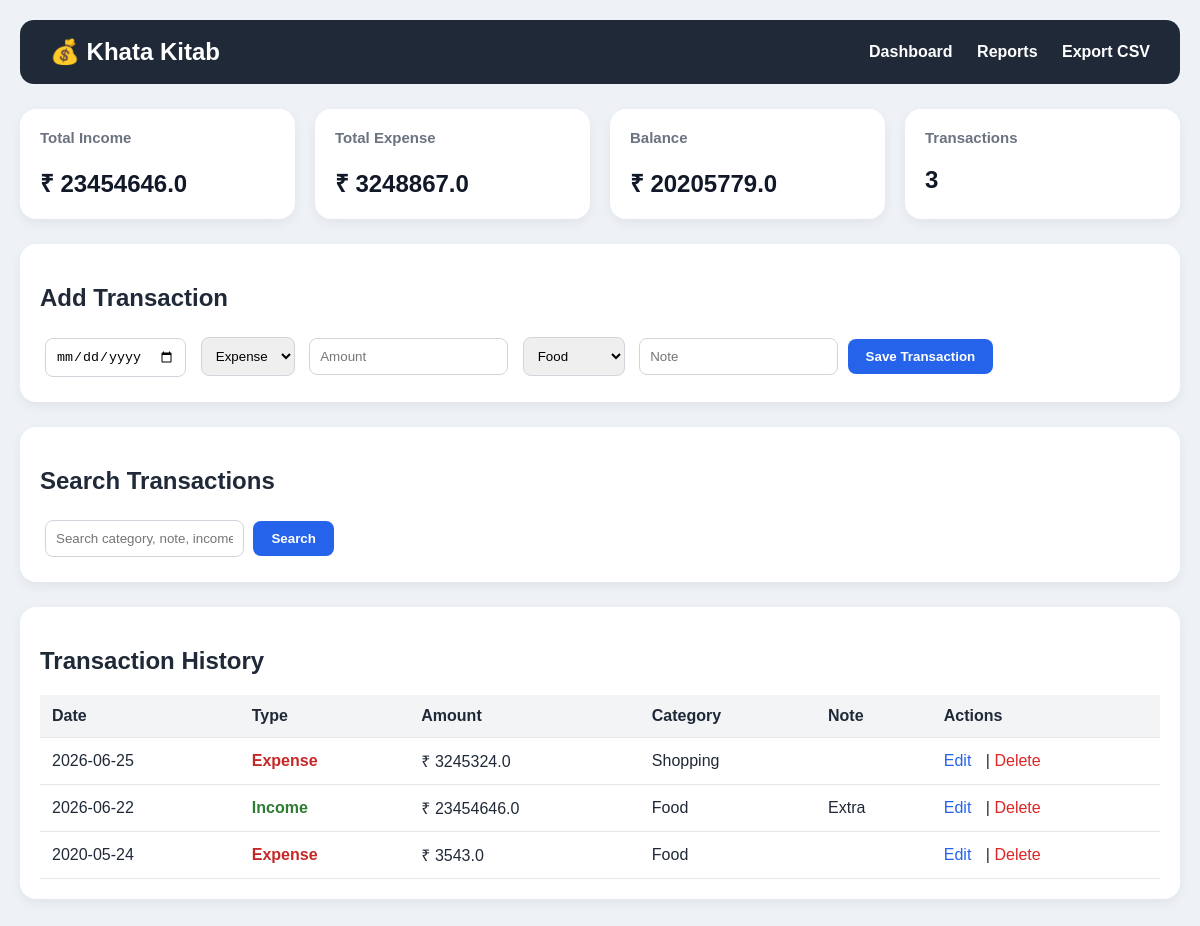
The page / (signed in) on the database its author committed.
### tables this page shows
CREATE TABLE transactions(
        id INTEGER PRIMARY KEY AUTOINCREMENT,
        transaction_date TEXT,
        transaction_type TEXT,
        amount REAL,
        category TEXT,
        note TEXT
    , user_id INTEGER);

### app.py (the view)
@app.route("/")
@login_required  # FIX: Protect home route
def home():
    search = request.args.get("search", "")
    user_id = current_user.id  # FIX: Get logged-in user's ID
    conn = get_db()
    cur = conn.cursor()
    if search:
        cur.execute("""
            SELECT *
            FROM transactions
            WHERE user_id=?
              AND (
                category LIKE ?
                OR note LIKE ?
                OR transaction_type LIKE ?
              )
            ORDER BY transaction_date DESC, id DESC
        """, (
            user_id,
            f"%{search}%",
            f"%{search}%",
            f"%{search}%"
        ))
    else:
        cur.execute("""
            SELECT *
            FROM transactions
            WHERE user_id=?
            ORDER BY transaction_date DESC, id DESC
        """, (user_id,))
    transactions = cur.fetchall()
    cur.execute("""
        SELECT COALESCE(SUM(amount), 0)
        FROM transactions
        WHERE transaction_type='Income' AND user_id=?
    """, (user_id,))
    total_income = cur.fetchone()[0]
    cur.execute("""
        SELECT COALESCE(SUM(amount), 0)
        FROM transactions
        WHERE transaction_type='Expense' AND user_id=?
    """, (user_id,))
    total_expense = cur.fetchone()[0]
    balance = total_income - total_expense
    cur.execute("""
        SELECT COUNT(*)
        FROM transactions
        WHERE user_id=?
    """, (user_id,))
    transaction_count = cur.fetchone()[0]
    conn.close()
    return render_template(
        "index.html",
        transactions=transactions,
        total_income=round(total_income, 2),
        total_expense=round(total_expense, 2),
        balance=round(balance, 2),
        transaction_count=transaction_count,
        search=search
    )

### app.py (called while the page is built)
def get_db():
    return sqlite3.connect("khatakitab.db")

@login_manager.user_loader
def load_user(user_id):
    conn = get_db()
    cur = conn.cursor()
    cur.execute("""
        SELECT id, name, email
        FROM users
        WHERE id=?
    """, (user_id,))
    row = cur.fetchone()
    conn.close()
    if row:
        return User(row[0], row[1], row[2])
    return None

### templates/index.html (shortened to what this page needs)
{% extends "layout.html" %}
{% block content %}
<div class="cards">
    <div class="card">
        <h3>Total Income</h3>
        <h2>₹ {{ total_income }}</h2>
    </div>
    <div class="card">
        <h3>Total Expense</h3>
        <h2>₹ {{ total_expense }}</h2>
    </div>
    <div class="card">
        <h3>Balance</h3>
        <h2>₹ {{ balance }}</h2>
    </div>
    <div class="card">
        <h3>Transactions</h3>
        <h2>{{ transaction_count }}</h2>
    </div>
</div>
<div class="form-card">
    <h2>Add Transaction</h2>
    <form action="/add" method="post">
        <input type="date"
               name="transaction_date"
               required>
        <select name="transaction_type">
            <option>Expense</option>
        </select>
        <input type="number"
               step="0.01"
               name="amount"
               placeholder="Amount"
               required>
        <select name="category">
            <option>Food</option>
        </select>
        <input type="text"
               name="note"
               placeholder="Note">
        <button type="submit">
            Save Transaction
        </button>
    </form>
</div>
<div class="form-card">
    <h2>Search Transactions</h2>
    <form method="GET">
        <input
            type="text"
            name="search"
            value="{{ search }}"
            placeholder="Search category, note, income, expense">
        <button type="submit">
            Search
        </button>
    </form>
</div>
<div class="history">
<h2>Transaction History</h2>
<table>
<tr>
    <th>Date</th>
    <th>Type</th>
    <th>Amount</th>
    <th>Category</th>
    <th>Note</th>
    <th>Actions</th>
</tr>
{% for t in transactions %}
<tr>
    <td>{{ t[1] }}</td>
    <td>
        {% if t[2] == 'Income' %}
            <span class="income">Income</span>
        {% else %}
            <span class="expense">Expense</span>
        {% endif %}
    </td>
    <td>₹ {{ t[3] }}</td>
    <td>{{ t[4] }}</td>
    <td>{{ t[5] }}</td>
    <td>
        <a class="edit"
           href="/edit/{{ t[0] }}">
            Edit
        </a>
        |
        <a class="delete"
           href="/delete/{{ t[0] }}">
            Delete
        </a>
    </td>
</tr>
{% endfor %}
</table>
</div>
{% endblock %}

### static/style.css (style rules this page uses)
body { font-family: Arial, sans-serif; background:#eef2f7; margin:0; padding:20px; color:#1f2937; }
.cards { display:flex; flex-wrap:wrap; gap:20px; margin-bottom:25px; }
.card { background:white; padding:20px; border-radius:16px; flex:1; min-width:220px; box-shadow:0 4px 12px rgba(0,0,0,0.06); }
.card h3 { margin-top:0; color:#6b7280; font-size:15px; }
.card h2 { margin-bottom:0; color:#111827; }
.form-card { background:white; padding:20px; border-radius:16px; margin-bottom:25px; box-shadow:0 4px 12px rgba(0,0,0,0.06); }
.history { background:white; padding:20px; border-radius:16px; margin-bottom:25px; box-shadow:0 4px 12px rgba(0,0,0,0.06); }
input, select { padding:10px; margin:5px; border:1px solid #d1d5db; border-radius:8px; }
button { background:#2563eb; color:white; border:none; padding:10px 18px; border-radius:8px; cursor:pointer; font-weight:bold; }
table { width:100%; border-collapse:collapse; }
th { background:#f3f4f6; }
th, td { padding:12px; border-bottom:1px solid #e5e7eb; text-align:left; }
.income { color:#2e7d32; font-weight:bold; }
.expense { color:#c62828; font-weight:bold; }
.edit { color:#2563eb; text-decoration:none; margin-right:10px; }
.delete { color:#dc2626; text-decoration:none; }

### rows shown on the page
transactions: transaction_date "2026-06-25", transaction_type "Expense", amount "3245324.0", category "Shopping"
transactions: transaction_date "2026-06-22", transaction_type "Income", amount "23454646.0", category "Food", note "Extra"
transactions: transaction_date "2020-05-24", transaction_type "Expense", amount "3543.0", category "Food"

### other values the page prints
{{ total_income }} "23454646.0"
{{ total_expense }} "3248867.0"
{{ balance }} "20205779.0"
{{ transaction_count }} "3"
